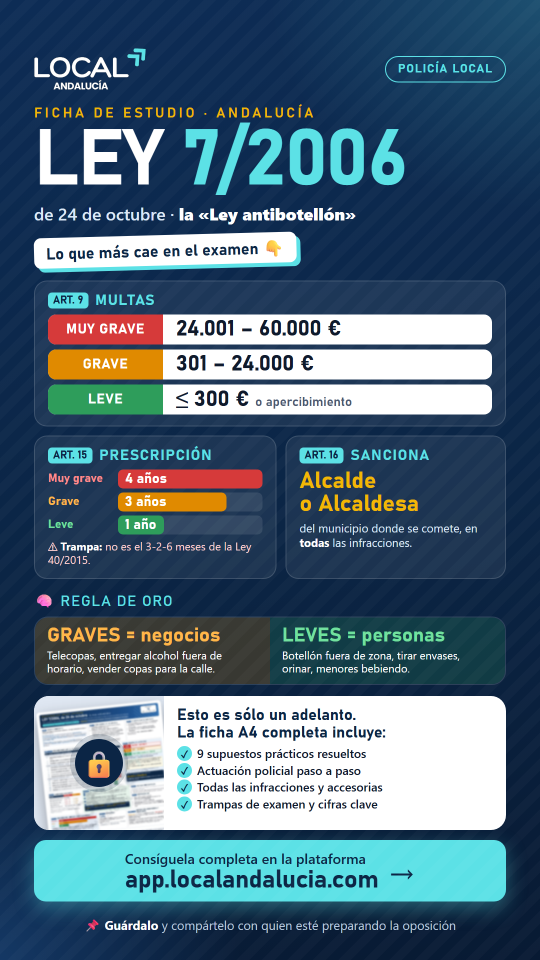
#> input picture cola/2026-10-26_extra/imagen.png, 1080 x 1920 px (shown at 1/2 size)
$ python -i carrusel.py   (imports and definitions only)
#> lines starting #> are read from the running program, lines starting #| are printed output that depends on the picture
"""Dibuja los carruseles de @localandalucia (1080x1350, tema oscuro de la marca).

Formatos:
  - test        pregunta · solucion · trampa · cta
  - corta       caso (1-2) · pregunta · solucion · trampa · cta          (supuesto con opciones)
  - desarrollo  caso (1-2) · pregunta · respuesta modelo (1-3) · cta     (supuesto sin opciones)
  - infraccion  conducta + "¿leve, grave o muy grave?" · solucion · cta

Prueba rapida:
    python carrusel.py "20. RECURSOS IA/CODIFICADO/TRÁFICO COMPLETO - CODIFICADO.xlsx#4"
"""
import os
import re
import sys

from PIL import Image, ImageDraw, ImageFont

from datos import RAIZ, acortar, es_desarrollo

LOGO = os.path.join(RAIZ, "30. IMÁGENES", "LOGO", "LOCAL ANDALUCÍA.png")
URL_APP = "app.localandalucia.com"
USUARIO = "@localandalucia"

W, H = 1080, 1350
M = 70  # margen lateral
TOP = 330  # donde empieza el contenido (debajo de la cabecera)
LIMITE = H - 150  # por debajo va el pie
MIN_CASO = 350  # mas corto: el caso va en la diapositiva de la pregunta (nunca se omite)

# Paleta de la marca (logo y posts anteriores)
FONDO = (11, 37, 69)        # azul marino de la infografia (#0b2545)
FONDO_ALTO = (13, 44, 85)   # degradado: arriba (#0d2c55)
FONDO_BAJO = (8, 26, 51)    # degradado: abajo (#081a33)
TARJETA = (24, 50, 84)      # tarjeta translucida sobre el fondo
BORDE = (58, 86, 124)
CIAN = (92, 225, 230)
BLANCO = (255, 255, 255)
TEXTO = (226, 230, 242)
GRIS = (150, 160, 192)
PILDORA = (214, 218, 226)
VERDE = (52, 199, 120)
NARANJA = (245, 166, 35)
ROJO = (235, 87, 87)
MORADO = (176, 146, 255)
AMBAR = (242, 183, 5)       # antetitulos (#f2b705)
NAVY_TXT = (11, 37, 69)

MARCA = "POLICÍA LOCAL"     # pastilla de la cabecera
LISTA_CTA = ["+15.000 preguntas de exámenes oficiales", "Supuestos prácticos resueltos paso a paso",
             "Codificado de infracciones y esquemas visuales", "Plan completo: 9,99 €/mes, precio congelado"]

GRAVEDAD = {"leve": VERDE, "grave": NARANJA, "muy grave": ROJO}

FUENTES = "C:/Windows/Fonts/"
TIT = "bahn:Bold Condensed"    # titulos y preguntas (Bahnschrift, como la infografia)
DISPLAY = "bahn:Bold"         # cifras y botones
SEMI = "bahn:SemiBold"        # antetitulos y etiquetas
TXT = "segoeui.ttf"
TXT_B = "segoeuib.ttf"
TXT_SB = "seguisb.ttf"
TXT_I = "segoeuii.ttf"

_cache = {}


# [68 lines left out: functions fuente, envolver, ajustar, escribir, paginar, sin_mayusculas, not called in this run]


def formatear_respuesta(t):
    t = re.sub(r"\s+(?=(?:[a-h]\)|\d{1,2}\.\s|[-•]\s)\s*[A-ZÁÉÍÓÚ])", "\n", t)
    return t.strip()


# [18 lines left out: functions frase_relevante, cuantia_legible, not called in this run]


# ---------------------------------------------------------------- piezas comunes

_logo = None


def logo():
    """Logo blanco y cian con fondo transparente."""
    global _logo
    if _logo is None:
        img = Image.open(LOGO).convert("RGB")
        img = img.crop(img.convert("L").point(lambda v: 255 if v > 40 else 0).getbbox())
        img = img.convert("RGBA")
        img.putdata([(r, g, b, min(255, max(r, g, b) * 2)) for r, g, b, _ in img.getdata()])
        alto = 105
        _logo = img.resize((int(img.width * alto / img.height), alto), Image.LANCZOS)
    return _logo


# [6 lines left out: function texto_espaciado, not called in this run]


_fondos = {}


def fondo_base(w, h):
    """Degradado azul (arriba mas claro, abajo mas oscuro) con rayas diagonales muy suaves,
    como el fondo de la infografia. Se calcula una vez por tamaño."""
    if (w, h) not in _fondos:
        img = Image.new("RGB", (w, h))
        d = ImageDraw.Draw(img)
        for y in range(h):
            t = y / (h - 1)
            if t < 0.55:
                a, b, k = FONDO_ALTO, FONDO, t / 0.55
            else:
                a, b, k = FONDO, FONDO_BAJO, (t - 0.55) / 0.45
            d.line((0, y, w, y), fill=tuple(int(a[i] + (b[i] - a[i]) * k) for i in range(3)))
        rayas = Image.new("RGBA", (w, h), (0, 0, 0, 0))
        dr = ImageDraw.Draw(rayas)
        for x in range(-h, w + h, 36):  # franjas de 18 px cada 36 px, a 45 grados
            dr.polygon([(x, 0), (x + 18, 0), (x + 18 + h, h), (x + h, h)], fill=(255, 255, 255, 7))
        brillo = Image.new("RGBA", (w, h), (0, 0, 0, 0))
        db = ImageDraw.Draw(brillo)
        for i in range(8):  # resplandor suave arriba a la derecha
            r = 700 - i * 70
            db.ellipse((w - r // 2, -r // 2, w + r // 2, r // 2), fill=(70, 140, 220, 6))
        img = Image.alpha_composite(Image.alpha_composite(img.convert("RGBA"), rayas), brillo).convert("RGB")
        _fondos[(w, h)] = img
    return _fondos[(w, h)].copy()


# [12 lines left out: function pegatina, not called in this run]


def lienzo(titulo_pildora):
    """Cabecera como la infografia: logo a la izquierda, pastilla de la marca a la derecha
    y antetitulo en ambar con letras espaciadas."""
    img = fondo_base(W, H)
    d = ImageDraw.Draw(img)
    lg = logo()
    esc = 92 / lg.height
    lg = lg.resize((int(lg.width * esc), 92), Image.LANCZOS)
    img.paste(lg, (M, 52), lg)
    f = fuente(SEMI, 28)
    ancho = sum(d.textlength(c, font=f) for c in MARCA) + 3 * (len(MARCA) - 1) + 56
    x1 = W - M
    d.rounded_rectangle((x1 - ancho, 70, x1, 124), radius=27, outline=CIAN, width=3)
    texto_espaciado(d, x1 - ancho / 2, 82, MARCA, f, CIAN, 3)
    fk = fuente(SEMI, 30)
    x = M
    for c in titulo_pildora:  # antetitulo espaciado, alineado a la izquierda
        d.text((x, 210), c, font=fk, fill=AMBAR)
        x += d.textlength(c, font=fk) + 7
    d.line((M, 262, M + 120, 262), fill=AMBAR, width=4)
    return img, d


def pie(d, texto):
    d.text((M, H - 92), texto, font=fuente(TXT_SB, 28), fill=(185, 200, 221))


# [72 lines left out: functions puntos, etiqueta, fila_etiquetas, tarjeta, caja_texto, tarjeta_opcion, not called in this run]


def pildora(p):
    return {"test": "TEST DEL DÍA", "infraccion": "INFRACCIÓN DEL DÍA"}.get(p["tipo"], "SUPUESTO DEL DÍA")


# ---------------------------------------------------------------- test y supuestos

# [125 lines left out: functions slides_caso, caso_en_linea, slide_pregunta, slide_solucion, slide_trampa, slide_pregunta_abierta and 1 more, not called in this run]


# ---------------------------------------------------------------- infracciones

def slide_infraccion(i):
    img, d = lienzo("INFRACCIÓN DEL DÍA")
    texto = sin_mayusculas(i["texto"])
    f, lineas, tam = ajustar(d, texto, TXT_SB, W - 2 * M - 80, 430, 48, 28, 1.32)
    alto = len(lineas) * int(tam * 1.32) + 80
    bloque = 60 + alto + 50 + 90 + 72  # etiquetas + tarjeta + pregunta + botones
    y = TOP + max(0, (LIMITE - TOP - bloque) // 2)
    y = fila_etiquetas(d, y, [(i["materia"].upper(), CIAN), (i["norma_corta"], MORADO)]) + 26
    tarjeta(d, (M, y, W - M, y + alto), barra=CIAN)
    escribir(d, (M + 42, y + 40), lineas, f, tam, BLANCO, 1.32)
    y += alto + 50
    d.text((W // 2, y), "¿Qué tipo de infracción es?", font=fuente(TIT, 46), fill=BLANCO, anchor="mt")
    y += 90
    opciones = [("LEVE", VERDE), ("GRAVE", NARANJA), ("MUY GRAVE", ROJO)]
    fo = fuente(TXT_B, 30)
    anchos = [d.textlength(t, font=fo) + 70 for t, _ in opciones]
    x = (W - sum(anchos) - 24 * 2) / 2
    for (t, c), a in zip(opciones, anchos):
        d.rounded_rectangle((x, y, x + a, y + 72), radius=36, fill=TARJETA, outline=c, width=3)
        d.text((x + a / 2, y + 36), t, font=fo, fill=c, anchor="mm")
        x += a + 24
    pie(d, "Comenta tu respuesta  ·  Desliza para la solución  →")
    return img


# [106 lines left out: functions slide_infraccion_solucion, slide_cta, construir, generar, not called in this run]


# [10 lines not run here, left out]

>>> import cv2
>>> picture = cv2.imread('../cola/2026-10-26_extra/imagen.png', cv2.IMREAD_GRAYSCALE)
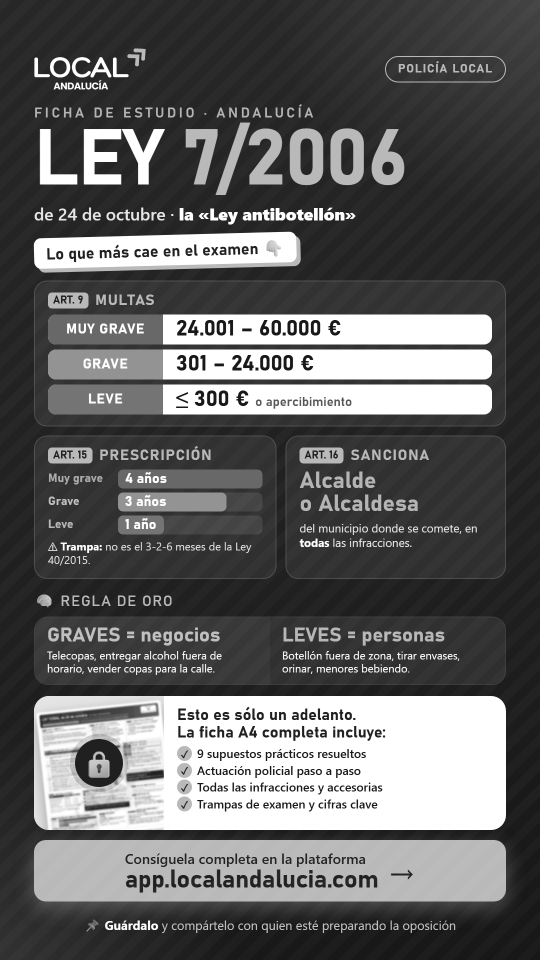
#> picture: shape (1920, 1080) (shown at 1/2 size); min 22, max 255, mean 97.4
>>> result = slide_infraccion(picture)
#> in fondo_base, `img = Image.new("RGB", (w, h))`: img: PIL image 1080x1350 RGB; every value is 0
#> in fondo_base, `rayas = Image.new("RGBA", (w, h), (0, 0, 0, 0))`: rayas: PIL image 1080x1350 RGBA; every value is 0
#> in fondo_base, `img = Image.alpha_composite(Image.alpha_composite(img.convert("RGBA"),..`:
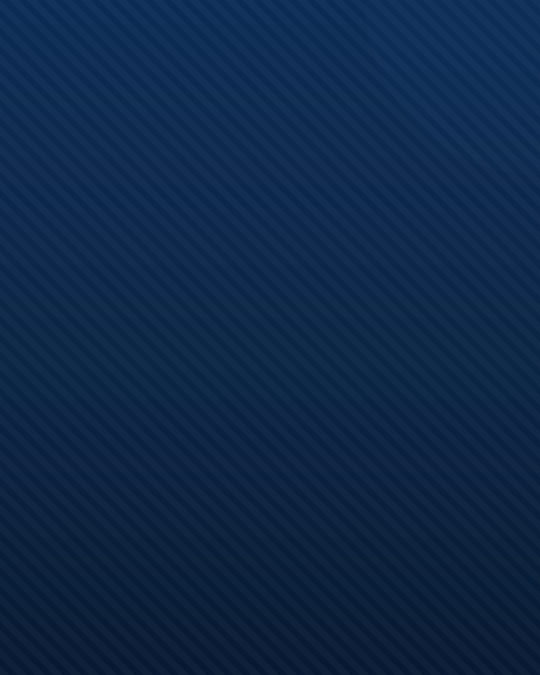
#> img: PIL image 1080x1350 RGB (shown at 1/2 size); mean R, G, B 14.1, 39.2, 71.7
#> (the run stopped early here; a loop or call above may not have finished)
